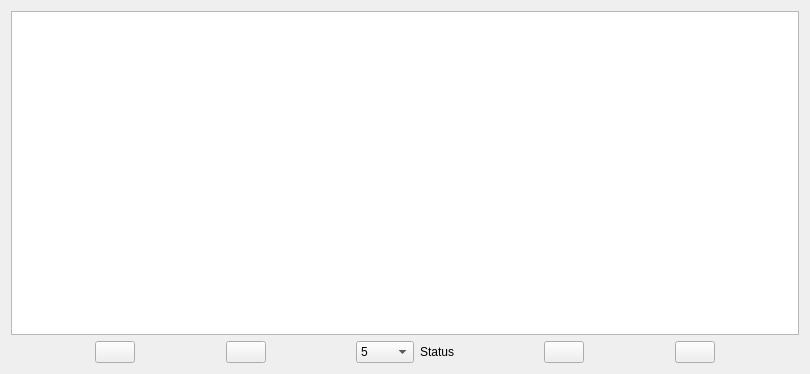
<?xml version="1.0" encoding="UTF-8"?>
<ui version="4.0">
 <class>Form</class>
 <widget class="QWidget" name="Form">
  <property name="geometry">
   <rect>
    <x>0</x>
    <y>0</y>
    <width>810</width>
    <height>374</height>
   </rect>
  </property>
  <property name="windowTitle">
   <string>Form</string>
  </property>
  <layout class="QVBoxLayout" name="verticalLayout">
   <item>
    <widget class="QTableView" name="tableView">
     <property name="alternatingRowColors">
      <bool>true</bool>
     </property>
     <property name="selectionBehavior">
      <enum>QAbstractItemView::SelectRows</enum>
     </property>
     <property name="gridStyle">
      <enum>Qt::DotLine</enum>
     </property>
    </widget>
   </item>
   <item>
    <layout class="QHBoxLayout" name="horizontalLayout">
     <item>
      <spacer name="horizontalSpacer">
       <property name="orientation">
        <enum>Qt::Horizontal</enum>
       </property>
       <property name="sizeHint" stdset="0">
        <size>
         <width>40</width>
         <height>20</height>
        </size>
       </property>
      </spacer>
     </item>
     <item>
      <widget class="QPushButton" name="first">
       <property name="toolTip">
        <string>Show the first run.</string>
       </property>
       <property name="icon">
        <iconset>
         <normaloff>first.png</normaloff>first.png</iconset>
       </property>
       <property name="iconSize">
        <size>
         <width>14</width>
         <height>14</height>
        </size>
       </property>
      </widget>
     </item>
     <item>
      <spacer name="horizontalSpacer_3">
       <property name="orientation">
        <enum>Qt::Horizontal</enum>
       </property>
       <property name="sizeHint" stdset="0">
        <size>
         <width>40</width>
         <height>20</height>
        </size>
       </property>
      </spacer>
     </item>
     <item>
      <widget class="QPushButton" name="back">
       <property name="toolTip">
        <string>Show the previous page of runs.</string>
       </property>
       <property name="icon">
        <iconset>
         <normaloff>back.png</normaloff>back.png</iconset>
       </property>
       <property name="iconSize">
        <size>
         <width>14</width>
         <height>14</height>
        </size>
       </property>
      </widget>
     </item>
     <item>
      <spacer name="horizontalSpacer_5">
       <property name="orientation">
        <enum>Qt::Horizontal</enum>
       </property>
       <property name="sizeHint" stdset="0">
        <size>
         <width>40</width>
         <height>20</height>
        </size>
       </property>
      </spacer>
     </item>
     <item>
      <widget class="QComboBox" name="pageSize">
       <property name="toolTip">
        <string>Number of runs to show per page.</string>
       </property>
       <item>
        <property name="text">
         <string>5</string>
        </property>
       </item>
       <item>
        <property name="text">
         <string>10</string>
        </property>
       </item>
       <item>
        <property name="text">
         <string>25</string>
        </property>
       </item>
       <item>
        <property name="text">
         <string>50</string>
        </property>
       </item>
       <item>
        <property name="text">
         <string>100</string>
        </property>
       </item>
       <item>
        <property name="text">
         <string>250</string>
        </property>
       </item>
       <item>
        <property name="text">
         <string>500</string>
        </property>
       </item>
       <item>
        <property name="text">
         <string>1000</string>
        </property>
       </item>
      </widget>
     </item>
     <item>
      <widget class="QLabel" name="status">
       <property name="toolTip">
        <string>Shows what runs are displayed in the table.</string>
       </property>
       <property name="text">
        <string>Status</string>
       </property>
      </widget>
     </item>
     <item>
      <spacer name="horizontalSpacer_6">
       <property name="orientation">
        <enum>Qt::Horizontal</enum>
       </property>
       <property name="sizeHint" stdset="0">
        <size>
         <width>40</width>
         <height>20</height>
        </size>
       </property>
      </spacer>
     </item>
     <item>
      <widget class="QPushButton" name="next">
       <property name="toolTip">
        <string>Show the next page of runs.</string>
       </property>
       <property name="icon">
        <iconset>
         <normaloff>next.png</normaloff>next.png</iconset>
       </property>
       <property name="iconSize">
        <size>
         <width>14</width>
         <height>14</height>
        </size>
       </property>
      </widget>
     </item>
     <item>
      <spacer name="horizontalSpacer_4">
       <property name="orientation">
        <enum>Qt::Horizontal</enum>
       </property>
       <property name="sizeHint" stdset="0">
        <size>
         <width>40</width>
         <height>20</height>
        </size>
       </property>
      </spacer>
     </item>
     <item>
      <widget class="QPushButton" name="last">
       <property name="toolTip">
        <string>Show the last run.</string>
       </property>
       <property name="icon">
        <iconset>
         <normaloff>last.png</normaloff>last.png</iconset>
       </property>
       <property name="iconSize">
        <size>
         <width>14</width>
         <height>14</height>
        </size>
       </property>
      </widget>
     </item>
     <item>
      <spacer name="horizontalSpacer_2">
       <property name="orientation">
        <enum>Qt::Horizontal</enum>
       </property>
       <property name="sizeHint" stdset="0">
        <size>
         <width>40</width>
         <height>20</height>
        </size>
       </property>
      </spacer>
     </item>
    </layout>
   </item>
  </layout>
 </widget>
 <resources/>
 <connections/>
</ui>
